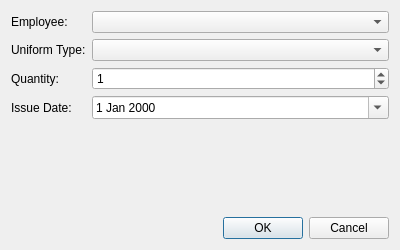
<?xml version="1.0" encoding="UTF-8"?>
<ui version="4.0">
 <class>IssueDialog</class>
 <widget class="QDialog" name="IssueDialog">
  <property name="geometry">
   <rect>
    <x>0</x>
    <y>0</y>
    <width>400</width>
    <height>250</height>
   </rect>
  </property>
  <property name="windowTitle">
   <string>Issue/Return Uniform</string>
  </property>
  <layout class="QVBoxLayout" name="verticalLayout">
   <item>
    <layout class="QFormLayout" name="formLayout">
     <item row="0" column="0">
      <widget class="QLabel" name="label">
       <property name="text">
        <string>Employee:</string>
       </property>
      </widget>
     </item>
     <item row="0" column="1">
      <widget class="QComboBox" name="employeeCombo"/>
     </item>
     <item row="1" column="0">
      <widget class="QLabel" name="label_2">
       <property name="text">
        <string>Uniform Type:</string>
       </property>
      </widget>
     </item>
     <item row="1" column="1">
      <widget class="QComboBox" name="uniformCombo"/>
     </item>
     <item row="2" column="0">
      <widget class="QLabel" name="label_3">
       <property name="text">
        <string>Quantity:</string>
       </property>
      </widget>
     </item>
     <item row="2" column="1">
      <widget class="QSpinBox" name="quantitySpinBox">
       <property name="value">
        <number>1</number>
       </property>
      </widget>
     </item>
     <item row="3" column="0">
      <widget class="QLabel" name="label_4">
       <property name="text">
        <string>Issue Date:</string>
       </property>
      </widget>
     </item>
     <item row="3" column="1">
      <widget class="QDateEdit" name="issueDateEdit">
       <property name="calendarPopup">
        <bool>true</bool>
       </property>
      </widget>
     </item>
    </layout>
   </item>
   <item>
    <spacer name="verticalSpacer">
     <property name="orientation">
      <enum>Qt::Vertical</enum>
     </property>
     <property name="sizeHint" stdset="0">
      <size>
       <width>20</width>
       <height>40</height>
      </size>
     </property>
    </spacer>
   </item>
   <item>
    <layout class="QHBoxLayout" name="horizontalLayout">
     <item>
      <spacer name="horizontalSpacer">
       <property name="orientation">
        <enum>Qt::Horizontal</enum>
       </property>
       <property name="sizeHint" stdset="0">
        <size>
         <width>40</width>
         <height>20</height>
        </size>
       </property>
      </spacer>
     </item>
     <item>
      <widget class="QPushButton" name="okBtn">
       <property name="text">
        <string>OK</string>
       </property>
      </widget>
     </item>
     <item>
      <widget class="QPushButton" name="cancelBtn">
       <property name="text">
        <string>Cancel</string>
       </property>
      </widget>
     </item>
    </layout>
   </item>
  </layout>
 </widget>
 <resources/>
 <connections/>
</ui>
